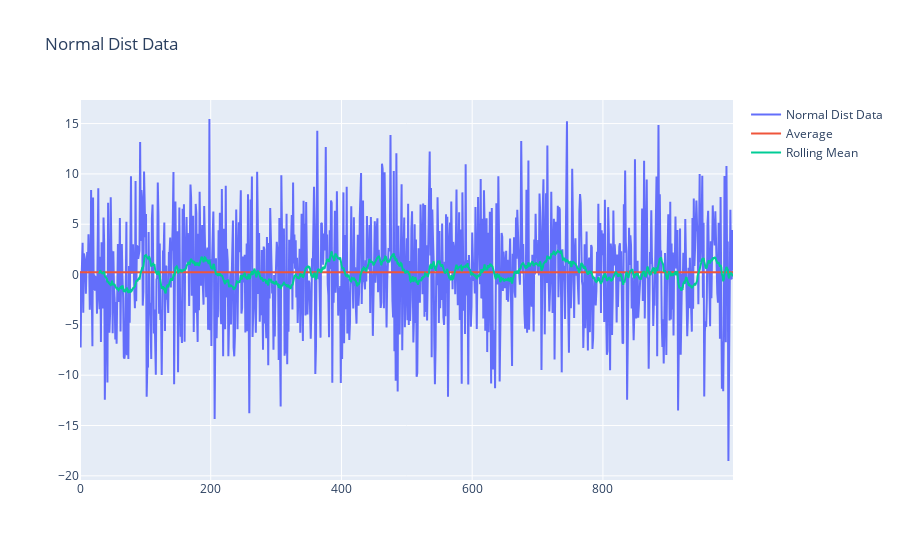

The code cell stored with this chart in its notebook:
### Code cell
# 평균, 분산이 일정한 정규분포에서 데이터를 생성

N =1000
mu = 0
sigma = 5

data_list = [norm_dist_data(mu,sigma) for i in range(N)]
data_index = [i for i in range(N)]
data_mean = np.sum(data_list)/ len(data_list)
data_mean_list = [data_mean for i in range(N)]

df = pd.DataFrame(data_list)
df.index = data_index
df.columns = ['data']
df['Rolling mean'] = df['data'].rolling(window=30).mean()


trace1=go.Scatter(x=data_index,
           y=data_list,
           mode='lines',
           name='Normal Dist Data')

trace2 = go.Scatter(x=data_index,
                    y=data_mean_list,
                    mode='lines',
                    name='Average')

trace3 = go.Scatter(x=df.index,
                    y=df['Rolling mean'],
                    mode='lines',
                    name='Rolling Mean')


layout=go.Layout(title='Normal Dist Data')

fig = go.Figure([trace1,trace2,trace3], layout)
fig.show()

### Figure 1 — Plotly figure (JSON) as saved in the notebook; plotly's stock layout.template omitted (floating-point values rounded to 4 significant figures; data arrays with more than 128 entries replaced by an {"elided": "..."} marker saying what was removed)
{"data": [{"mode": "lines", "name": "Normal Dist Data", "type": "scatter", "x": {"elided": "1000 int values"}, "y": {"elided": "1000 float values"}}, {"mode": "lines", "name": "Average", "type": "scatter", "x": {"elided": "1000 int values"}, "y": {"elided": "1000 float values"}}, {"mode": "lines", "name": "Rolling Mean", "type": "scatter", "x": {"elided": "1000 int values"}, "y": {"elided": "1000 float values"}}], "layout": {"title": {"text": "Normal Dist Data"}}}
